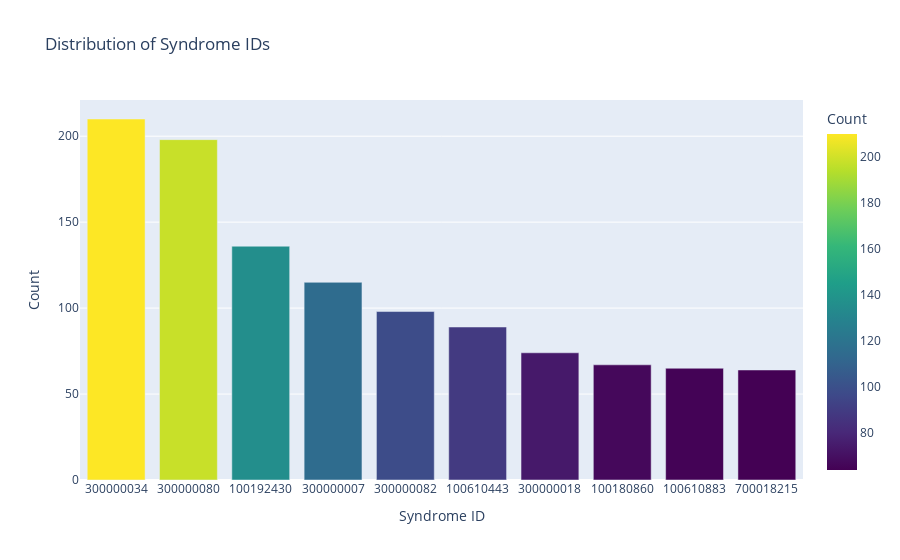

Notebook source saved alongside this figure:
### Code cell
# Estatísticas básicas
print(f"Total Samples: {len(df)}")
print(f"Number of Unique Syndromes: {df['syndrome_id'].nunique()}")

df['syndrome_id'] = df['syndrome_id'].astype(str)

# Contagem das síndromes
syndrome_counts = df['syndrome_id'].value_counts().reset_index()
syndrome_counts.columns = ['syndrome_id', 'count']

fig = px.bar(syndrome_counts, 
             x='syndrome_id', 
             y='count', 
             labels={'syndrome_id': 'Syndrome ID', 'count': 'Count'},
             title="Distribution of Syndrome IDs",
             color='count',
             color_continuous_scale='viridis')

fig.show()

### Figure 1 — Plotly figure (JSON) as saved in the notebook; plotly's stock layout.template omitted (floating-point values rounded to 4 significant figures)
{"data": [{"alignmentgroup": "True", "hovertemplate": "Syndrome ID=%{x}<br>Count=%{marker.color}<extra></extra>", "legendgroup": "", "marker": {"color": [210, 198, 136, 115, 98, 89, 74, 67, 65, 64], "coloraxis": "coloraxis", "pattern": {"shape": ""}}, "name": "", "offsetgroup": "", "orientation": "v", "showlegend": false, "textposition": "auto", "type": "bar", "x": ["300000034", "300000080", "100192430", "300000007", "300000082", "100610443", "300000018", "100180860", "100610883", "700018215"], "xaxis": "x", "y": [210, 198, 136, 115, 98, 89, 74, 67, 65, 64], "yaxis": "y"}], "layout": {"barmode": "relative", "coloraxis": {"colorbar": {"title": {"text": "Count"}}, "colorscale": [[0, "#440154"], [0.1111, "#482878"], [0.2222, "#3e4989"], [0.3333, "#31688e"], [0.4444, "#26828e"], [0.5556, "#1f9e89"], [0.6667, "#35b779"], [0.7778, "#6ece58"], [0.8889, "#b5de2b"], [1, "#fde725"]]}, "legend": {"tracegroupgap": 0}, "title": {"text": "Distribution of Syndrome IDs"}, "xaxis": {"anchor": "y", "domain": [0, 1], "title": {"text": "Syndrome ID"}}, "yaxis": {"anchor": "x", "domain": [0, 1], "title": {"text": "Count"}}}}
